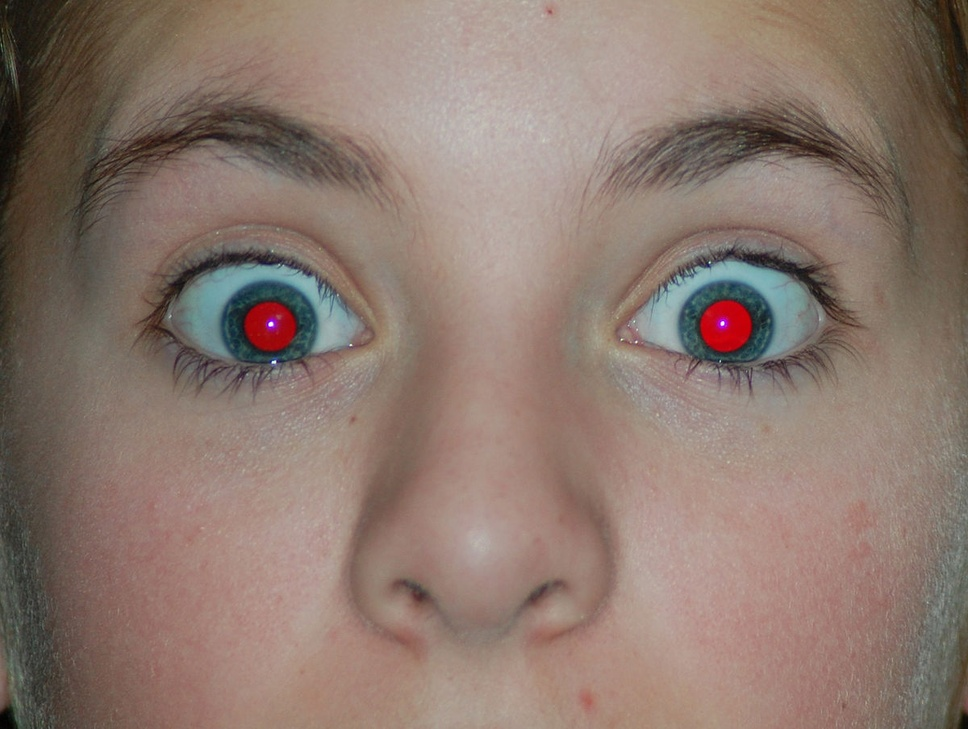
#> input picture Assignments/Assignment2/Red_Eye_2.jpg, 968 x 729 px, shrunk from 1200 x 903 before the run
$ python -i enhance.py   (imports and definitions only)   (Python 2 division)   (older library calls are emulated)
#> lines starting #> are read from the running program, lines starting #| are printed output that depends on the picture
import cv2
import numpy as np
from scipy import signal, misc
from PIL import Image
# import skimage

def enhance(path):
#> called with path = 'Red_Eye_2.jpg'
    print "executing image Enhancement"
    input = cv2.imread(path,0)
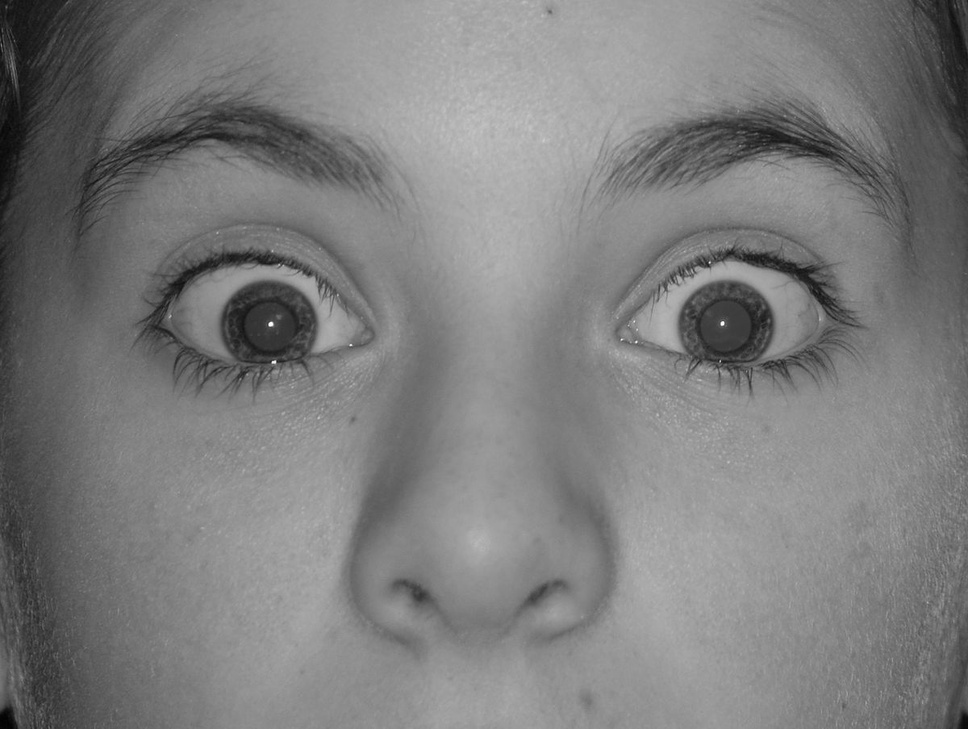
#> input: shape (729, 968); min 1, max 255, mean 124.8
    # input = cv2.cvtColor(input, cv2.COLOR_BGR2GRAY)

    img = input.copy()
    # [11 lines of commented-out code are left out]
    img = cv2.fastNlMeansDenoising(img,None,3,7,21)

    # img = cv2.GaussianBlur( img,(3,3),0 )
    # laplacian = cv2.Laplacian(img, cv2.CV_8U)#, 3, 1, cv2.BORDER_DEFAULT)
    # img = cv2.add(img ,laplacian)

    clahe = cv2.createCLAHE(clipLimit=3.0, tileGridSize=(10,10))
    img = cl1 = clahe.apply(img)
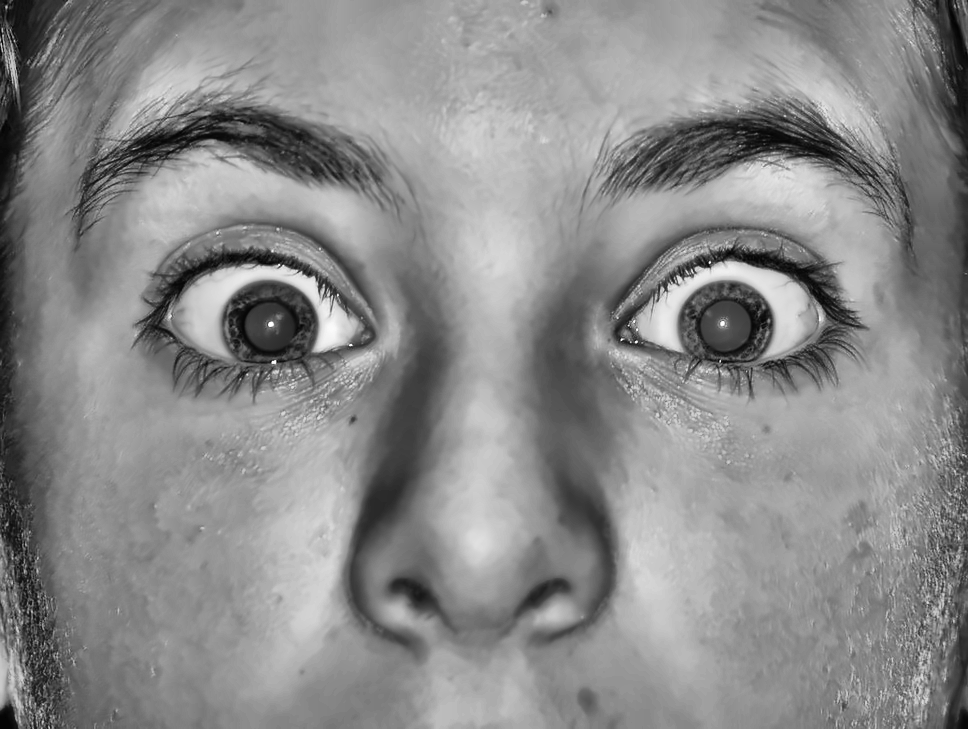
#> img: shape (729, 968); min 2, max 255, mean 137.8
    #
    img = cv2.fastNlMeansDenoising(img,None,3,7,21)
    return input, img

>>> result = enhance('Red_Eye_2.jpg')

$ run again, on Assignments/Assignment2/Red_Eye_1.png
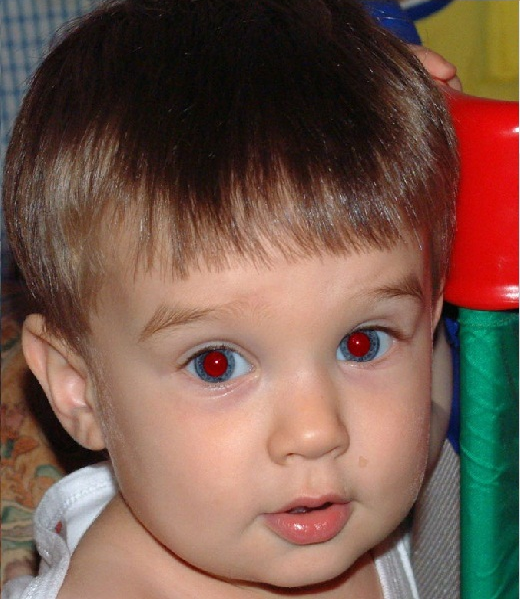
#> input picture Assignments/Assignment2/Red_Eye_1.png, 520 x 599 px
#> in enhance, `input = cv2.imread(path,0)`:
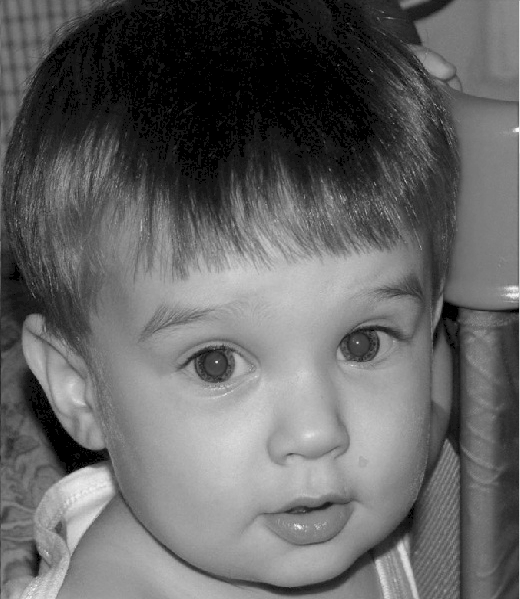
#> input: shape (599, 520); min 0, max 253, mean 99.7
#> in enhance, `img = cl1 = clahe.apply(img)`:
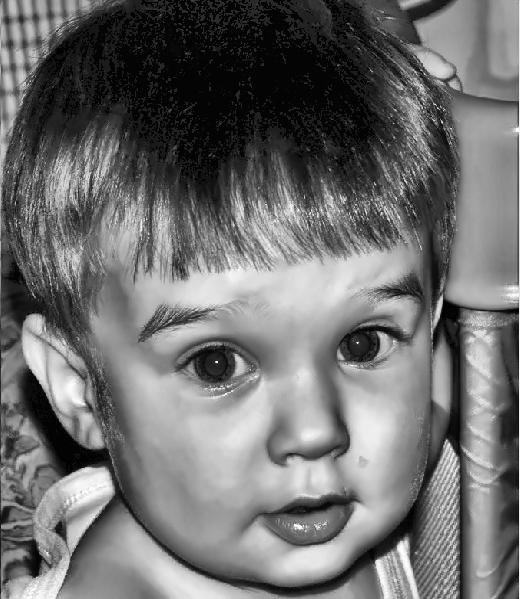
#> img: shape (599, 520); min 0, max 255, mean 110.4
